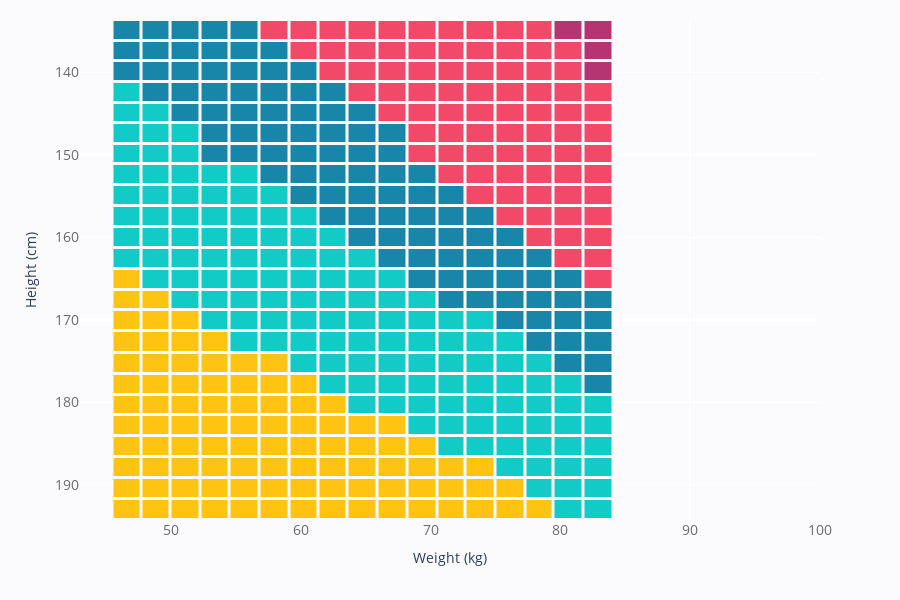

The notebook cell saved with this chart:
### Markdown cell above
#### BMI

### Code cell
# Create data for the heatmap
z_data = [
    [12, 12, 12, 13, 13, 14, 14, 14, 15, 15, 16, 16, 17, 17, 18, 18.5, 19],
    [12, 13, 13, 13, 14, 14, 15, 15, 16, 16, 17, 17, 18, 18, 19, 19, 20],
    [13, 13, 14, 14, 14, 15, 15, 16, 16, 17, 17, 18, 18, 19, 20, 20, 21],
    [14, 14, 14, 15, 15, 16, 16, 17, 17, 18, 18, 19, 19, 20, 21, 21, 22],
    [14, 15, 15, 15, 16, 16, 17, 17, 18, 18, 19, 20, 20, 21, 22, 22, 23],
    [15, 15, 16, 16, 17, 17, 18, 18, 19, 19, 20, 20, 21, 22, 22, 23, 24],
    [15, 16, 16, 17, 17, 18, 18, 19, 19, 20, 21, 21, 22, 23, 23, 24, 25],
    [16, 16, 17, 17, 18, 18, 19, 20, 20, 21, 21, 22, 23, 24, 24, 25, 26],
    [17, 17, 18, 18, 19, 19, 20, 20, 21, 22, 22, 23, 24, 24, 25, 26, 27],
    [17, 18, 18, 19, 19, 20, 20, 21, 22, 22, 23, 24, 24, 25, 26, 27, 28],
    [18, 18, 19, 19, 20, 21, 21, 22, 22, 23, 24, 25, 25, 26, 27, 28, 29],
    [18, 19, 19, 20, 21, 21, 22, 22, 23, 24, 25, 25, 26, 27, 28, 29, 30],
    [19, 20, 20, 21, 21, 22, 23, 23, 24, 25, 25, 26, 27, 28, 29, 30, 31],
    [20, 20, 21, 21, 22, 23, 23, 24, 25, 25, 26, 27, 28, 29, 30, 31, 32],
    [20, 21, 21, 22, 23, 23, 24, 25, 25, 26, 27, 28, 29, 30, 31, 32, 33],
    [21, 21, 22, 23, 23, 24, 25, 25, 26, 27, 28, 29, 30, 31, 32, 33, 34],
    [22, 22, 23, 23, 24, 25, 25, 26, 27, 28, 29, 30, 31, 32, 33, 34, 35],
    [22, 23, 24, 25, 25, 26, 27, 28, 28, 29, 30, 31, 32, 33, 34, 35, 36],
    [23, 23, 24, 25, 25, 26, 27, 28, 28, 29, 30, 31, 32, 33, 34, 36, 37],
    [23, 24, 25, 25, 26, 27, 28, 28, 29, 30, 31, 32, 33, 34, 35, 36, 38],
    [24, 25, 25, 26, 27, 28, 28, 29, 30, 31, 32, 33, 34, 35, 36, 37, 39],
    [25, 25, 26, 27, 27, 28, 29, 30, 31, 32, 33, 34, 35, 36, 37, 38, 40],
    [25, 26, 27, 27, 28, 29, 30, 31, 32, 33, 34, 35, 36, 37, 38, 39, 41],
    [26, 26, 27, 28, 29, 30, 30, 31, 32, 33, 34, 35, 37, 38, 39, 40, 42]
]

x_data = [45.5, 47.7, 50, 52.3, 54.5, 56.8, 59.1, 61.4, 63.6, 65.9, 68.2, 70.5, 72.7, 75, 77.3, 79.5, 81.8, 84.1, 86.4, 88.6, 90.9, 93.2, 95.5, 97.7]
y_data = [193, 190.5, 187.9, 185.4, 182.8, 180.3, 177.8, 175.2, 172.7, 170.1, 167.6, 165.1, 162.5, 160, 157.4, 154.9, 152.4]

# Create the heatmap trace
heatmap_trace = go.Heatmap(
    z=z_data,
    x=x_data,
    y=y_data,
    colorscale=[
        [0, "rgb(255,196,18)"],
        [0.21, "rgb(255,196,18)"],
        [0.21, "rgb(18,203,198)"],
        [0.43, "rgb(18,203,198)"],
        [0.43, "rgb(24,134,169)"],
        [0.6, "rgb(24,134,169)"],
        [0.6, "rgb(242,73,104)"],
        [0.93, "rgb(242,73,104)"],
        [0.93, "rgb(181,53,114)"],
        [1, "rgb(181,53,114)"]
    ],
    xgap=3,
    ygap=3,
    hovertemplate="Height: %{y} cm <br>Weight: %{x} kg <br>BMI: %{z} <extra></extra>",
    showscale=False
)

# Layout for the heatmap
heatmap_layout = go.Layout(
    height=600,
    yaxis=dict(title="Height (cm)", autorange="reversed", tickfont=dict(size=14, color="rgb(107, 107, 107)")),
    xaxis=dict(title="Weight (kg)", tickfont=dict(size=14, color="rgb(107, 107, 107)")),
    plot_bgcolor="rgb(251,251,253)",
    paper_bgcolor="rgb(251,251,253)",
    margin=dict(t=20),
    legend=dict(orientation="h", yanchor="bottom", y=1.05, x=0.18, font=dict(size=14, color="#3d4465")),
    xaxis_range=[43, 100],
    yaxis_range=[152.4, 193]
)

# Create the figure
fig = go.Figure(data=[heatmap_trace], layout=heatmap_layout)

# Display the figure
fig.show()

### Figure 1 — Plotly figure (JSON) as saved in the notebook; plotly's stock layout.template omitted (floating-point values rounded to 4 significant figures; data arrays with more than 128 entries replaced by an {"elided": "..."} marker saying what was removed)
{"data": [{"colorscale": [[0, "rgb(255,196,18)"], [0.21, "rgb(255,196,18)"], [0.21, "rgb(18,203,198)"], [0.43, "rgb(18,203,198)"], [0.43, "rgb(24,134,169)"], [0.6, "rgb(24,134,169)"], [0.6, "rgb(242,73,104)"], [0.93, "rgb(242,73,104)"], [0.93, "rgb(181,53,114)"], [1, "rgb(181,53,114)"]], "hovertemplate": "Height: %{y} cm <br>Weight: %{x} kg <br>BMI: %{z} <extra></extra>", "showscale": false, "type": "heatmap", "x": [45.5, 47.7, 50, 52.3, 54.5, 56.8, 59.1, 61.4, 63.6, 65.9, 68.2, 70.5, 72.7, 75, 77.3, 79.5, 81.8, 84.1, 86.4, 88.6, 90.9, 93.2, 95.5, 97.7], "xgap": 3, "y": [193, 190.5, 187.9, 185.4, 182.8, 180.3, 177.8, 175.2, 172.7, 170.1, 167.6, 165.1, 162.5, 160, 157.4, 154.9, 152.4], "ygap": 3, "z": {"elided": "24x17 float values"}}], "layout": {"height": 600, "legend": {"font": {"color": "#3d4465", "size": 14}, "orientation": "h", "x": 0.18, "y": 1.05, "yanchor": "bottom"}, "margin": {"t": 20}, "paper_bgcolor": "rgb(251,251,253)", "plot_bgcolor": "rgb(251,251,253)", "xaxis": {"range": [43, 100], "tickfont": {"color": "rgb(107, 107, 107)", "size": 14}, "title": {"text": "Weight (kg)"}}, "yaxis": {"autorange": "reversed", "range": [152.4, 193], "tickfont": {"color": "rgb(107, 107, 107)", "size": 14}, "title": {"text": "Height (cm)"}}}}
